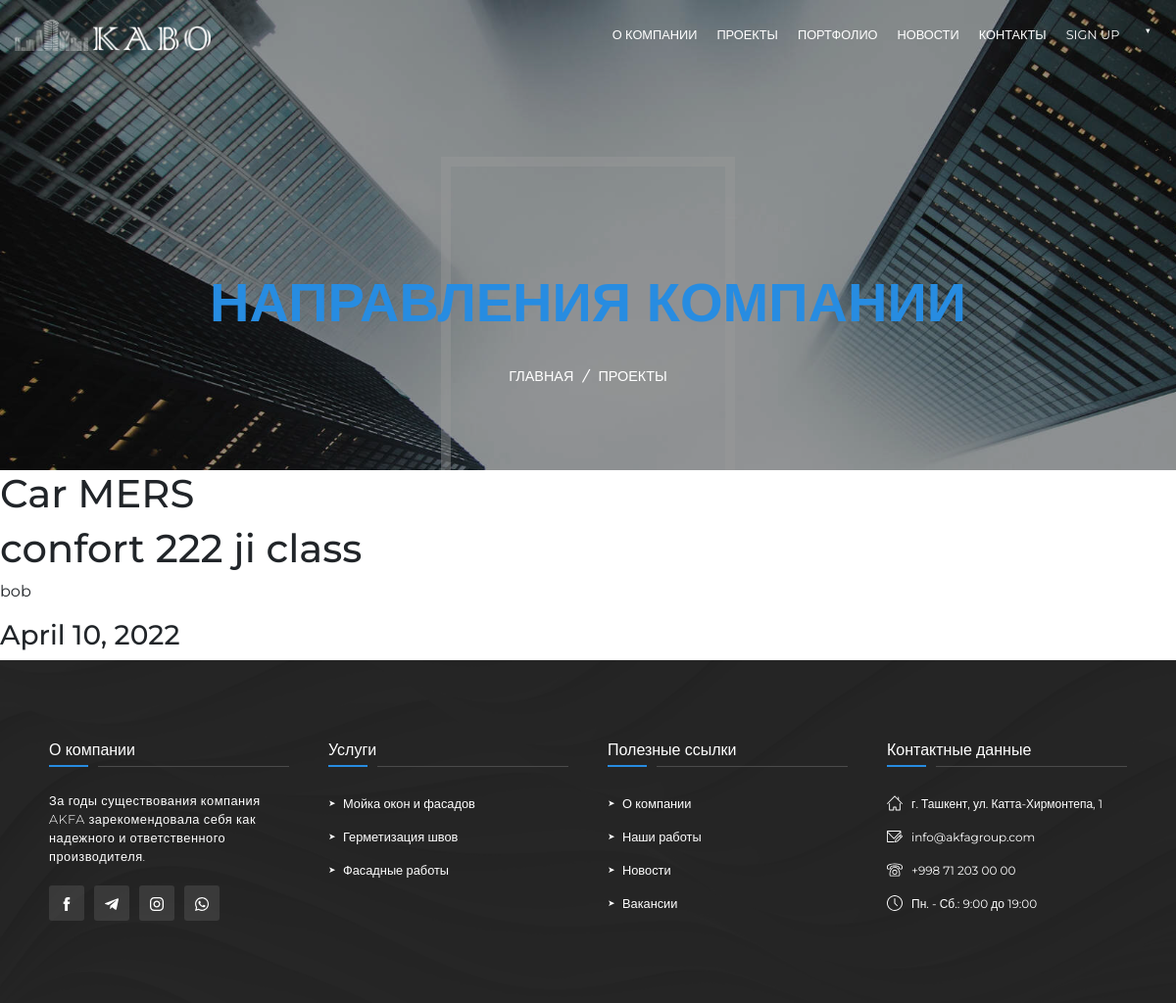
The page /news/detail/4 on the database its author committed.
### news/models.py (models this page shows, shortened)
class NewsModel(models.Model):
    title = models.CharField(max_length=15, null=True, blank=True)
    body = models.TextField(null=True, blank=True)
    author = models.ForeignKey('auth.User', on_delete=models.CASCADE, null=True, blank=True)
    primer = models.DateField('Date', default=date.today, null=True, blank=True)

### news/views.py (the view)
# urls.py: path('detail/<int:pk>', NewsDetailView.as_view(), name="detail"),
class NewsDetailView(DetailView):
    model = NewsModel
    template_name = 'news-detail.html'
    context_object_name = 'news1'

### news/templates/news-detail.html
{% extends 'base.html' %}
{% load static %}
{% block content %}
<header class="header_promo other_pages_header">
    <div class="header_promo_background" style="background-image: url({% static 'img/promo.jpg' %})"></div>
    <div class="video_overlay"></div>
    <div class="header_promo_video">
        <video autoplay loop muted playsinline webkit-playsinline poster="#" preload="none"
               src="{% static 'promo/promo_header.mp4' %}"></video>
    </div>
    <div class="header_promo_title">
        <h1><span>НАПРАВЛЕНИЯ КОМПАНИИ</span></h1>
        <ul class="header_promo_breadcrumbs">
            <li>
                <a href="{% url 'small:small-list' %}">Главная</a><i>/</i>
            </li>
            <li>
                        <span>
                            ПРОЕКТЫ
                        </span>
            </li>
        </ul>
    </div>
</header>
<div class="post-entry">
    <h1>{{ news1.title }}</h1>
    <h1>{{ news1.body }}</h1>
    <p>{{ news1.author.username }}</p>
    <h3> {{ news1.primer  }} </h3>
</div>
{% endblock %}

### static/css/style.css (style rules this page uses)
* { margin: 0; -webkit-box-sizing: border-box; box-sizing: border-box; }
html, body { width: 100%; margin: 0; padding: 0; font-family: "Montserrat", sans-serif; overflow-x: hidden; }
a { text-decoration: none !important; }
ul { list-style: none; padding: 0; margin: 0; }
p { line-height: 150%; }
.header_promo { position: relative; overflow: hidden; top: 0; left: 0; width: 100%; height: 100vh; z-index: 5; }
.header_promo_background { width: 100%; height: 100vh; position: absolute; z-index: 1; background-size: cover; background-repeat: no-repeat; }
.header_promo_video { width: 100%; height: 100vh; position: absolute; z-index: 2; }
.header_promo_video video { width: 100%; height: 100vh; -o-object-fit: cover; object-fit: cover; }
.header_promo_title { top: 50%; left: 50%; width: 100%; position: absolute; -webkit-transform: translate(-50%, -50%); transform: translate(-50%, -50%); z-index: 3; color: #fff; text-align: center; }
.header_promo_title h1 { font-size: 4em; font-weight: 700; margin-bottom: 30px; }
.header_promo_title h1 span { color: #278ce1; }
.header_promo_breadcrumbs { display: -webkit-box; display: -ms-flexbox; display: flex; text-align: center; -webkit-box-pack: center; -ms-flex-pack: center; justify-content: center; }
.header_promo_breadcrumbs a, .header_promo_breadcrumbs span, .header_promo_breadcrumbs i { color: #fff; text-transform: uppercase; font-weight: 500; font-size: 0.9em; }
.header_promo_breadcrumbs i { margin: 0 10px; }
.other_pages_header { height: 60vh; }
.other_pages_header h1 { font-size: 3.5em; }
.other_pages_header .header_promo_title { top: 70%; }
.other_pages_header::after { position: absolute; content: ""; width: 300px; height: calc(100% - 150px); border: 10px solid rgba(255, 255, 255, 0.4); bottom: -10px; left: 50%; -webkit-transform: translateX(-50%); transform: translateX(-50%); z-index: 2; }
.video_overlay { width: 100%; height: 100vh; position: absolute; top: 0; left: 0; background: rgba(0, 0, 0, 0.4); z-index: 3; }

### rows shown on the page
NewsModel: title "Car MERS", body "confort 222 ji class", author.username "bob", primer "April 10, 2022"
